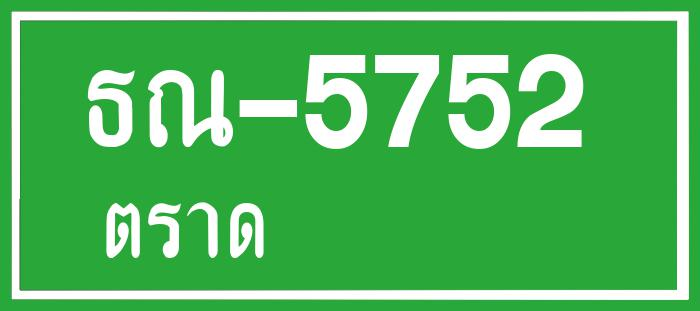
#> input picture plate_loop_test/g-bk1.jpg, 700 x 311 px, found by its file name; its folder holds 4 pictures in this run
$ python test_loop.py
#> lines starting #> are read from the running program, lines starting #| are printed output that depends on the picture
import cv2
from PIL import Image
from PIL import Image, ImageGrab
import os


images_per_class = 80
fixed_size       = (620, 480)
path       = "D:\Develop\Senior_Project\ClarityV\plate_loop_test"

# [14 lines of commented-out code are left out]

for images in os.listdir(path):
    # check if the image end swith png or jpg or jpeg
    if (images.endswith(".jpg")):
        full_path = path + "\\" + str(images)
        img = cv2.imread(full_path)
#> img is the input picture: shape (311, 700, 3); mean B, G, R 94.6, 183, 81.6
        img = cv2.resize(img, (620,480) ) #ปรับขนาดรูปภาพ
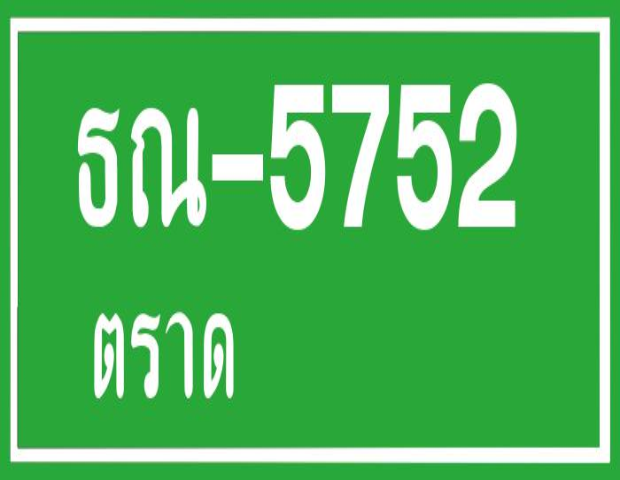
#> img: shape (480, 620, 3); mean B, G, R 94.5, 182.9, 81.6
        # display
        print(img)
#> (printed output is left out)
#> pass 2 of the loop `for images in os.listdir(path):`:
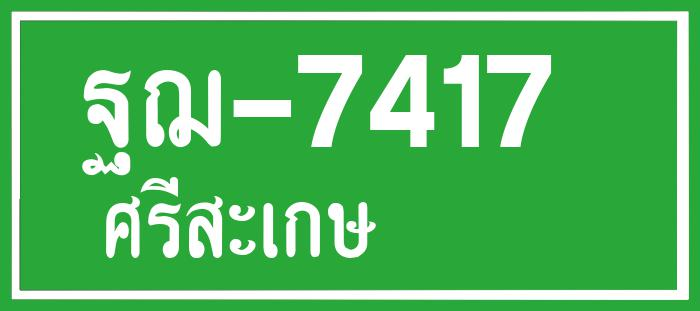
#> input picture plate_loop_test/g-bk133.jpg, 700 x 311 px, found by its file name
#> img is the input picture: shape (311, 700, 3); mean B, G, R 95.3, 183.2, 82.3
#> `img = cv2.resize(img, (620,480) )`:
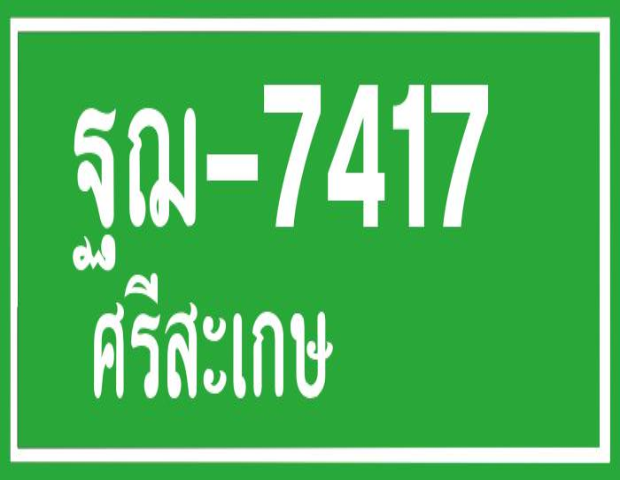
#> img: shape (480, 620, 3); mean B, G, R 95.2, 183.2, 82.3
#> (printed output is left out)
#> pass 3 of the loop `for images in os.listdir(path):`:
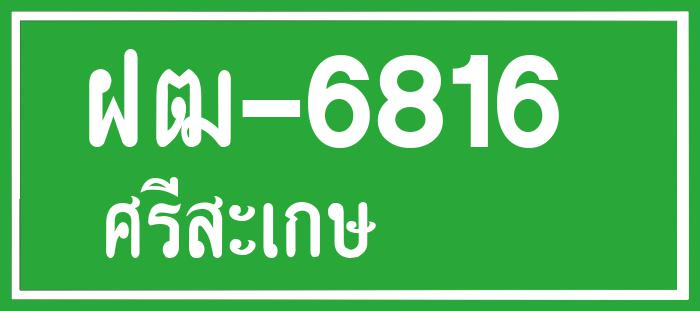
#> input picture plate_loop_test/g-bk153.jpg, 700 x 311 px, found by its file name
#> img is the input picture: shape (311, 700, 3); mean B, G, R 98, 184.4, 85.3
#> `img = cv2.resize(img, (620,480) )`:
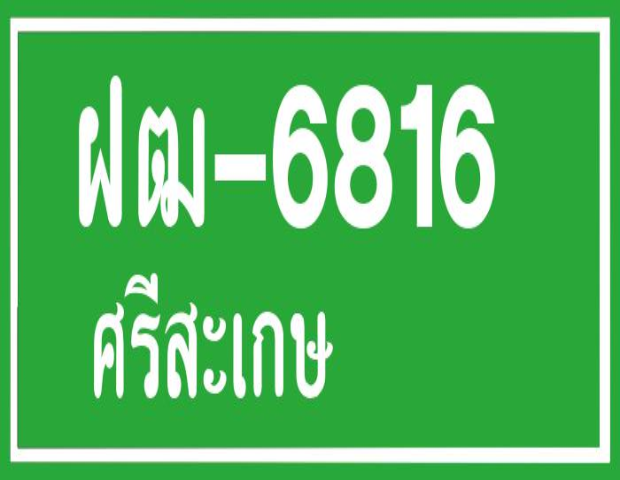
#> img: shape (480, 620, 3); mean B, G, R 97.9, 184.4, 85.2
#> (printed output is left out)
#> the loop made 4 passes; the first 3 are shown
